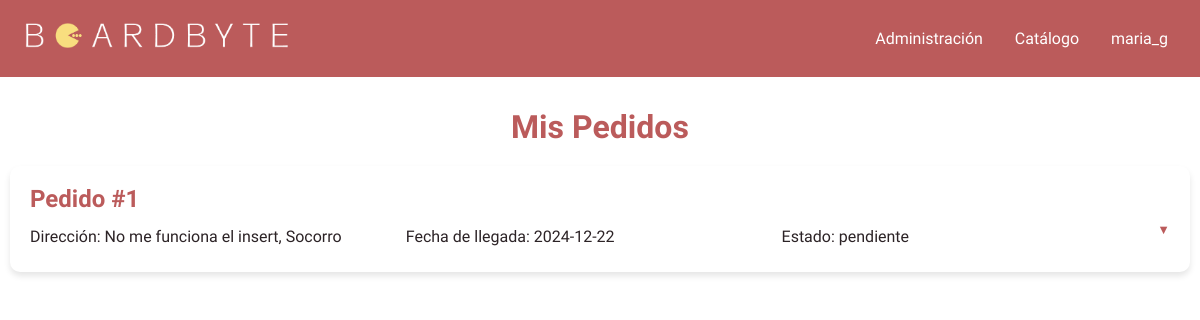
Page /pedidos/mispedidos (signed in) on the committed database.
### tables this page shows
CREATE TABLE Pedidos (
    id_pedido INT AUTO_INCREMENT PRIMARY KEY,
    id_usuario INT,
    fecha_pedido DATE DEFAULT CURRENT_DATE,
    fecha_llegada DATE DEFAULT (CURRENT_DATE + INTERVAL 14 DAY),
    direccion TEXT,
    facturacion TEXT,
    estado ENUM('pendiente', 'enviado', 'procesando', 'cancelado', 'entregado') DEFAULT 'pendiente',
    FOREIGN KEY (id_usuario) REFERENCES Usuarios(id_usuario) ON DELETE CASCADE
);

### app/controllers/pedidosController.php (called while the page is built, shortened)
<?php
class PedidosController
{
    private RepositorioPedidos $pedidosRepositorio;
    public function __construct($pedidosRepositorio)
    {
        $this->pedidosRepositorio = $pedidosRepositorio;
    }
    public function mispedidos($id){
        $pedidos=$this->pedidosRepositorio->mispedidos($id);
        include '../app/views/mispedidos.php';
    }
}

### app/repositories/repositorioPedidos.php (called while the page is built, shortened)
<?php
class RepositorioPedidos
{
    private PDO $conexion;
    public function __construct($conexion)
    {
        $this->conexion = $conexion;
    }
    public function mispedidos($id): array
    {
        $statement = $this->conexion->prepare('select * from pedidos where id_usuario=:id_usuario');
        $statement->execute(['id_usuario' => $id]);
        $result = $statement->fetchAll(PDO::FETCH_ASSOC);
        $pedidos=[];
        foreach ($result as $item) {
            $pedido = new Pedidos(
                $item['id_pedido'],
                $item['id_usuario'],
                $item['estado'],
                $item['direccion'],
                $item['facturacion'],
                $item['fecha_pedido'],
                $item['fecha_llegada']
            );
            $statement = $this->conexion->prepare('select * from Vista_Detalles_Pedido where id_pedido=:id_pedido');
            $statement->execute(['id_pedido' => $pedido->getPedido_ID()]);
            $detalles = $statement->fetchAll(PDO::FETCH_ASSOC);
            foreach ($detalles as $item2) {
                $detalle = new detallesPedidos($item2['id_producto'], $item2['cantidad'], $item2['subtotal'], $item2['nombre_producto']);
                $pedido->addDetallePedido($detalle);
            }
            $pedidos[] = $pedido;
        }
        return $pedidos;
    }
}

### app/models/pedidos.php (called while the page is built, shortened)
<?php
class Pedidos{
    private $id_pedido;
    private $fecha_llegada;
    private $estado;
    private $direccion;
    public function __construct($id_pedido, $id_usuario, $estado, $direccion, $facturacion, $fecha_pedido = null, $fecha_llegada = null) {
        $this->id_pedido = $id_pedido;
        $this->estado = $estado;
        $this->direccion = $direccion;
        $this->fecha_llegada = $fecha_llegada ?: (new DateTime())->modify('+2 weeks')->format('d-m-Y');
    }
    public function getPedido_ID(){
        return $this->id_pedido;
    }
    public function getFechaLlegada(){
        return $this->fecha_llegada;
    }
    public function getEstado(){
        return $this->estado;
    }
    public function getDireccion(){
        return $this->direccion;
    }
}

### app/includes/generarMisPedidos.php (the view, shortened to what this page needs)
<?php
if(!empty($pedidos)){
    foreach ($pedidos as $pedido) {
        echo '<div class="order">';
        echo '<details>';
        echo '<summary class="order-summary">';
        echo '<h2>Pedido #' . $pedido->getPedido_ID() . '</h2>';
        echo '<p>Dirección: ' . $pedido->getDireccion() . '</p>';
        echo '<p>Fecha de llegada: ' . $pedido->getFechaLlegada() . '</p>';
        echo '<p>Estado: ' . $pedido->getEstado() . '</p>';
        echo '</summary>';
        echo '</details>';
        echo '</div>';
    }
}else{
    echo '<p>No has realizado ningún pedido</p>';
}

### resources/css/body.css (style rules this page uses)
:root { --primary-color: #bb5b5b; --secondary-color: #f4a28c; --background-color: #f0ebed; --text-color: #2c2326; --card-background: #ffffff; --button-color: #bb5b5b; --button-hover: #6c4658; }
body { font-family: 'Comfortaa', Arial, sans-serif; background-color: var(--background-color); color: var(--text-color); margin: 0; padding: 0; box-sizing: border-box; min-height: 100vh; display: flex; flex-direction: column; overflow-y: auto; overflow-x: hidden; scrollbar-width:none; }

### resources/css/pedidos.css (style rules this page uses)
.order { background-color: var(--card-background); border-radius: 10px; box-shadow: 0 4px 6px rgba(0, 0, 0, 0.1); margin-bottom: 20px; overflow: hidden; }
.order-summary { display: flex; flex-wrap: wrap; justify-content: space-between; padding: 20px; cursor: pointer; }
.order-summary h2 { color: var(--primary-color); margin: 0 0 10px 0; width: 100%; }
.order-summary p { margin: 5px 0; width: calc(33.33% - 10px); }
details summary { list-style: none; }
details summary::after { content: '▼'; float: right; font-size: 0.8em; color: var(--primary-color); }

### rows in the picture
pedidos: id_pedido "1", direccion "No me funciona el insert, Socorro", fecha_llegada "2024-12-22", estado "pendiente"

### other values in the picture
unserialize($_SESSION['usuario'])->getNombreUsuario() "maria_g"
